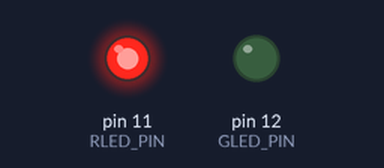
The sketch below on a simulated Arduino Uno, built with avr-gcc and run on an emulated ATmega328P. Shown: output pins drawn as LEDs (lit = HIGH).

Above: at 0.7 s.
At 4.0 s:
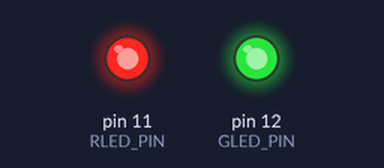
At 5.2 s:
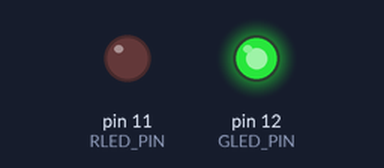
At 8.2 s:
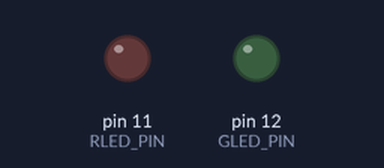
Timing chart, 0 to 9.1 s (numbered marks = the images above):
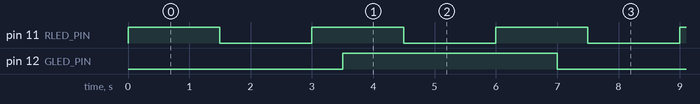

Measured:
- by itself, pin 11 (RLED_PIN): alternates HIGH for 1.5 s and LOW for 1.5 s
- by itself, pin 12 (GLED_PIN): alternates HIGH for 3.5 s and LOW for 3.5 s
- by itself, everything shown: repeats every 21.0 s, in 20 steps

The sketch:

gruppo_18_es01.ino
```cpp
#include <TimerOne.h>

const int RLED_PIN = 11;
const int GLED_PIN = 12;

const float RLED_PERIOD = 1.5;
const float GLED_PERIOD = 3.5;

int redLedStatus = LOW;
int greenLedStatus = LOW;

void blinkGreen() {
    greenLedStatus = !greenLedStatus;
    digitalWrite(GLED_PIN, greenLedStatus);
}

void setup() {
  pinMode(RLED_PIN, OUTPUT);
  pinMode(GLED_PIN, OUTPUT);
  Timer1.initialize(GLED_PERIOD * 1e06);
  Timer1.attachInterrupt(blinkGreen);
}

// the loop function runs over and over again forever
void loop() {
  redLedStatus = !redLedStatus;
  digitalWrite(RLED_PIN, redLedStatus);
  delay(RLED_PERIOD * 1e03);
}
```
